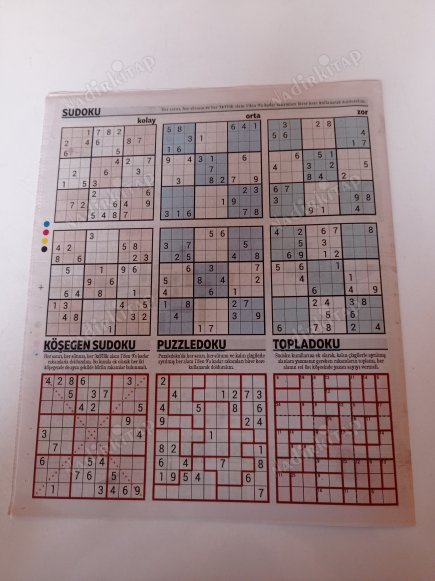
#> input picture scripts/test.jpg, 435 x 581 px
$ python -i scanner.py   (imports and definitions only)
#> lines starting #> are read from the running program, lines starting #| are printed output that depends on the picture; after the words box and inside, x2 and y2 are one past the last pixel; in counts of white or black regions, pixels touching at a corner belong together
import cv2
import numpy as np
import imutils

class DocumentScanner:
    # Constructor
    def __init__(self, image_path):
#> called with image_path = 'test.jpg'
        self.image = cv2.imread(image_path)
#> self.image is the input picture: shape (581, 435, 3); mean B, G, R 139.9, 137.8, 157.4
        if self.image is None:
            raise ValueError(f"Could not load image at {image_path}. "
                             f"Please check the file path again")

        # Resizing the image for better use of algorithms such as canny edge detection
        self.original = self.image.copy()

        if self.image.shape[0] > 500:
            self.ratio = self.image.shape[0] / 500.0
#> self.ratio = 1.16
            self.resized = self._resize_image(self.image, height = 500)
        else:
            self.ratio = 1.0
            self.resized = self.image.copy()

        self.screen_cnt = None

    # Private resize functionality which keeps proportionality of the image
    def _resize_image(self, image, height):
#> called with height = 500
        h, w = image.shape[:2]
#> h = 581; w = 435
        width = int ((height / h) * w)
#> width = 374
        return cv2.resize(image, (width, height))
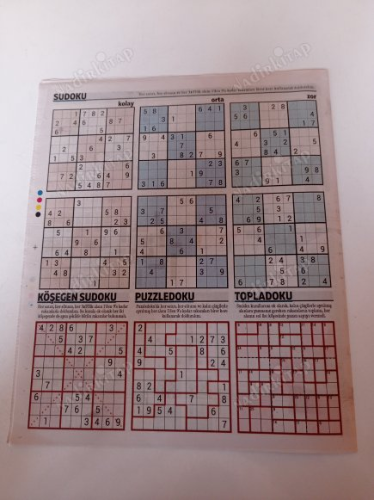
#> returned value: shape (500, 374, 3); mean of channels 0, 1, 2 139.8, 137.7, 157.4; drawn as B, G, R

    # Routes the image to the best algorithm
    def find_document_contour(self):
        is_complex = self._needs_heavy_algorithm()

        if is_complex:
            print("Image flagged as complex (low contrast or high noise)")
            self.screen_cnt = self._slow_grabcut_detection()
        else:
            print("Image looks clean. Routing to Fast Edge Detection")
            self.screen_cnt = self._fast_edge_detection()

            # When it fails try grabcut just in case
            if self.screen_cnt is None:
                print("Fast method unexpectedly failed. Falling back to grabcut...")

        return self.screen_cnt

    # Analyzes image contrast and noise to predict the best algorithm.
    def _needs_heavy_algorithm(self):
        grayscale = cv2.cvtColor(self.resized, cv2.COLOR_BGR2GRAY)
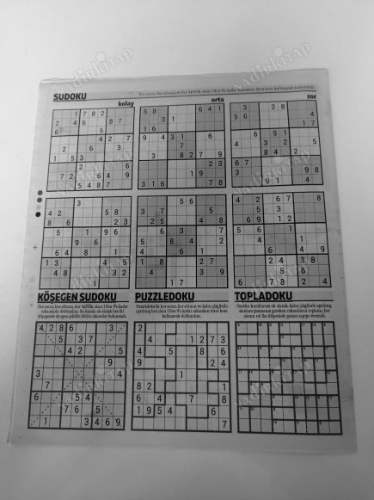
#> grayscale: shape (500, 374); min 4, max 234, mean 143.8

        # Measuring contrast (standard deviation)
        std_dev = np.std(grayscale)
#> std_dev = 44.9

        # Checking clutter
        edges = cv2.Canny(grayscale, 50, 150)
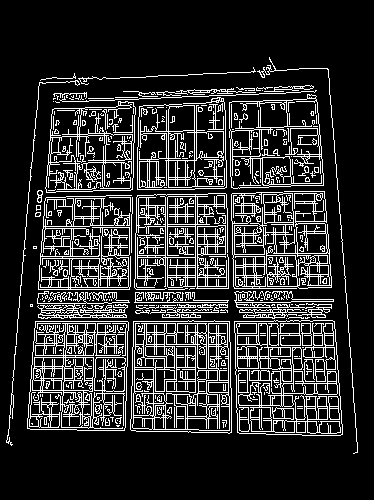
#> edges: shape (500, 374); 17% white in thin lines or dots, all inside (x1, y1, x2, y2) = (6, 57, 358, 454)
        edges_pixels = np.count_nonzero(edges)
#> edges_pixels = 31814
        total_pixels = edges.shape[0] * edges.shape[1]
#> total_pixels = 187000
        edge_density = (edges_pixels / total_pixels) * 100
#> edge_density = 17.01

        print(f"[Pre-checking] Contrast: {std_dev:.2f} | Edge Clutter: {edge_density:.2f}%")
#| [Pre-checking] Contrast: 44.90 | Edge Clutter: 17.01%

        if std_dev < 35.0 or edge_density > 15.0:
            return True

        return False

    # As the name says it is the fast algo based on grayscale and canny
    # [32 lines left out: function _fast_edge_detection, not called in this run]

    # Background segmentation for tricky images
    def _slow_grabcut_detection(self):
        mask = np.zeros(self.resized.shape[:2], np.uint8)
        bgdModel = np.zeros((1, 65), np.float64)
        fgdModel = np.zeros((1,65), np.float64)

        h, w = self.resized.shape[:2]
#> h = 500; w = 374
        rect = (1, 1, w - 2, h - 2)
#> rect = (1, 1, 372, 498)

        cv2.grabCut(self.resized, mask, rect, bgdModel, fgdModel,
                    5, cv2.GC_INIT_WITH_RECT)
        mask2 = np.where((mask == 2) | (mask == 0), 0 ,255).astype('uint8')

        kernel = cv2.getStructuringElement(cv2.MORPH_RECT, (9,9))
        mask_closed = cv2.morphologyEx(mask2, cv2.MORPH_CLOSE, kernel)
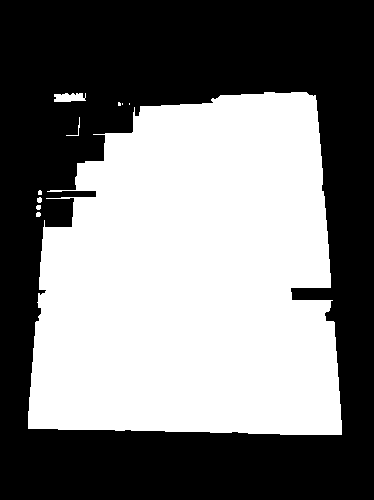
#> mask2: shape (500, 374); 48.1% white; 10 white regions (4 under 20 px), largest, box (x1, y1, x2, y2) and area: (28, 92, 342, 435) 89598, (54, 93, 86, 102) 235, (66, 117, 80, 136) 34, (37, 197, 42, 203) 25, (36, 205, 41, 210) 22, (36, 212, 41, 217) 22
        mask_blurred = cv2.GaussianBlur(mask_closed, (11,11), 0)
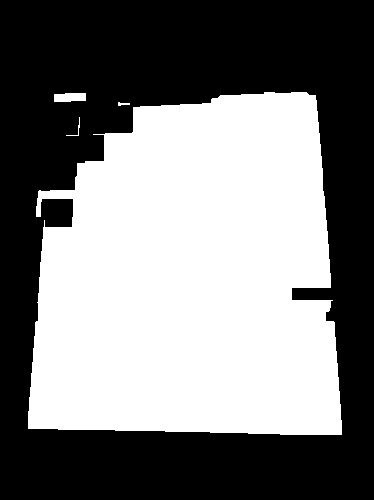
#> mask_closed: shape (500, 374); 48.4% white; 4 white regions
        _, mask_clean = cv2.threshold(mask_blurred, 127,255,
                                   cv2.THRESH_BINARY)
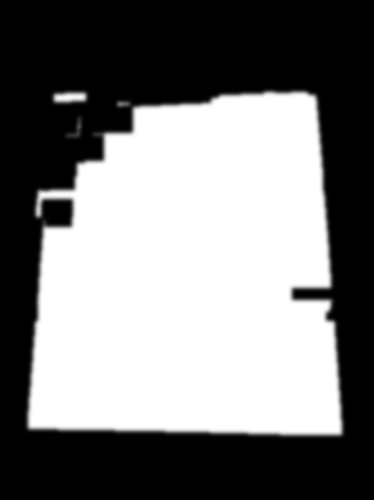
#> mask_blurred: shape (500, 374); min 0, max 255, mean 123.4

        cnts = cv2.findContours(mask_clean, cv2.RETR_EXTERNAL,
                                cv2.CHAIN_APPROX_SIMPLE)
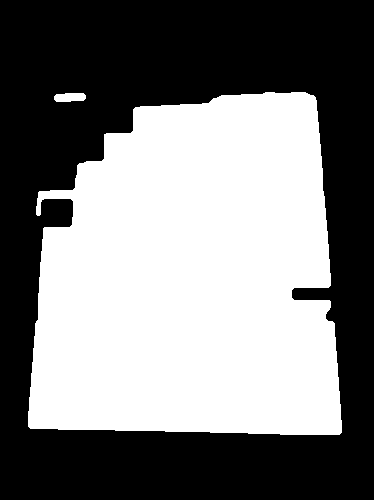
#> mask_clean: shape (500, 374); 48.4% white; 2 white regions, box (x1, y1, x2, y2) and area: (28, 92, 342, 435) 90166, (54, 93, 86, 102) 250
        cnts = imutils.grab_contours(cnts)

        if len(cnts) > 0:
            c = max(cnts, key = cv2.contourArea)
            peri = cv2.arcLength(c, True)
#> peri = 1435.9
            approx = cv2.approxPolyDP(c, 0.02 * peri, True)

            if len(approx) >= 4:
                return approx
            else:
                rect = cv2.minAreaRect(c)
                box = cv2.boxPoints(rect)
                return np.int32(box)

        return None

    # Helper method for perspective transformation gives corner coordinates
    # [51 lines left out: functions _order_points, get_scan, apply_bw_filter, not called in this run]

# Test Block
# [23 lines not run here, left out]

>>> result = DocumentScanner('test.jpg').find_document_contour()
